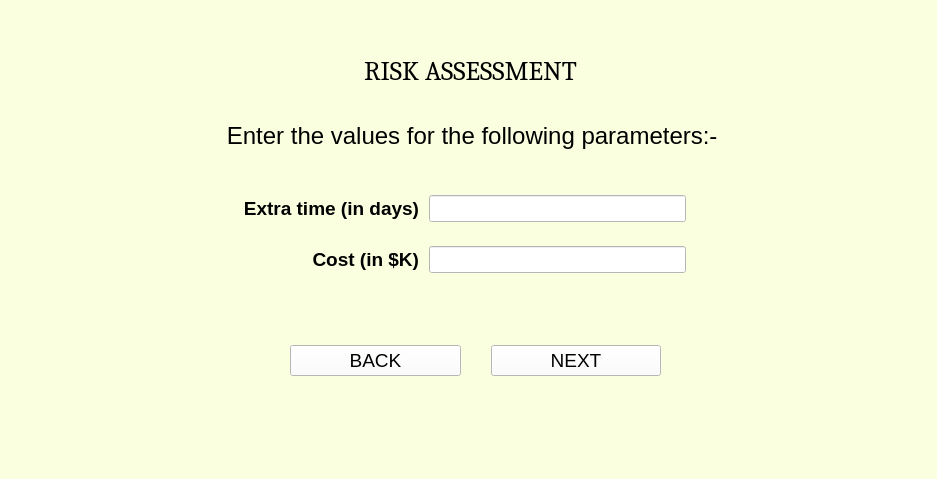
<?xml version="1.0" encoding="UTF-8"?>
<ui version="4.0">
 <class>MainWindow</class>
 <widget class="QMainWindow" name="MainWindow">
  <property name="geometry">
   <rect>
    <x>0</x>
    <y>0</y>
    <width>937</width>
    <height>479</height>
   </rect>
  </property>
  <property name="windowTitle">
   <string>MainWindow</string>
  </property>
  <property name="styleSheet">
   <string notr="true">background-color:rgb(250, 255, 224)</string>
  </property>
  <widget class="QWidget" name="centralwidget">
   <widget class="QLabel" name="label_10">
    <property name="geometry">
     <rect>
      <x>0</x>
      <y>50</y>
      <width>941</width>
      <height>41</height>
     </rect>
    </property>
    <property name="font">
     <font>
      <family>Cambria</family>
      <pointsize>20</pointsize>
     </font>
    </property>
    <property name="text">
     <string>RISK ASSESSMENT</string>
    </property>
    <property name="alignment">
     <set>Qt::AlignCenter</set>
    </property>
   </widget>
   <widget class="QLabel" name="label">
    <property name="geometry">
     <rect>
      <x>0</x>
      <y>110</y>
      <width>951</width>
      <height>51</height>
     </rect>
    </property>
    <property name="font">
     <font>
      <family>Arial</family>
      <pointsize>18</pointsize>
     </font>
    </property>
    <property name="text">
     <string>Enter the values for the following parameters:- </string>
    </property>
    <property name="alignment">
     <set>Qt::AlignCenter</set>
    </property>
   </widget>
   <widget class="QWidget" name="layoutWidget">
    <property name="geometry">
     <rect>
      <x>240</x>
      <y>180</y>
      <width>451</width>
      <height>111</height>
     </rect>
    </property>
    <property name="font">
     <font>
      <family>Arial</family>
      <pointsize>14</pointsize>
      <weight>50</weight>
      <bold>false</bold>
     </font>
    </property>
    <layout class="QGridLayout" name="gridLayout">
     <property name="leftMargin">
      <number>3</number>
     </property>
     <property name="topMargin">
      <number>3</number>
     </property>
     <property name="rightMargin">
      <number>5</number>
     </property>
     <property name="bottomMargin">
      <number>5</number>
     </property>
     <property name="horizontalSpacing">
      <number>10</number>
     </property>
     <property name="verticalSpacing">
      <number>12</number>
     </property>
     <item row="1" column="1">
      <widget class="QLineEdit" name="paramK">
       <property name="font">
        <font>
         <family>Arial</family>
         <pointsize>12</pointsize>
         <weight>50</weight>
         <bold>false</bold>
        </font>
       </property>
       <property name="styleSheet">
        <string notr="true">background-color:rgb(255, 255, 255)</string>
       </property>
      </widget>
     </item>
     <item row="0" column="1">
      <widget class="QLineEdit" name="paramJ">
       <property name="font">
        <font>
         <family>Arial</family>
         <pointsize>12</pointsize>
         <weight>50</weight>
         <bold>false</bold>
        </font>
       </property>
       <property name="styleSheet">
        <string notr="true">background-color:rgb(255, 255, 255)</string>
       </property>
      </widget>
     </item>
     <item row="0" column="0">
      <widget class="QLabel" name="label_2">
       <property name="font">
        <font>
         <family>Arial</family>
         <pointsize>14</pointsize>
         <weight>75</weight>
         <bold>true</bold>
        </font>
       </property>
       <property name="text">
        <string>Extra time (in days)</string>
       </property>
       <property name="alignment">
        <set>Qt::AlignRight|Qt::AlignTrailing|Qt::AlignVCenter</set>
       </property>
      </widget>
     </item>
     <item row="1" column="0">
      <widget class="QLabel" name="label_3">
       <property name="font">
        <font>
         <family>Arial</family>
         <pointsize>14</pointsize>
         <weight>75</weight>
         <bold>true</bold>
        </font>
       </property>
       <property name="text">
        <string>Cost (in $K)</string>
       </property>
       <property name="alignment">
        <set>Qt::AlignRight|Qt::AlignTrailing|Qt::AlignVCenter</set>
       </property>
      </widget>
     </item>
    </layout>
   </widget>
   <widget class="QWidget" name="layoutWidget">
    <property name="geometry">
     <rect>
      <x>290</x>
      <y>340</y>
      <width>371</width>
      <height>41</height>
     </rect>
    </property>
    <property name="font">
     <font>
      <family>Arial</family>
      <pointsize>14</pointsize>
     </font>
    </property>
    <layout class="QGridLayout" name="gridLayout_2">
     <property name="horizontalSpacing">
      <number>30</number>
     </property>
     <item row="0" column="0">
      <widget class="QPushButton" name="backButton">
       <property name="font">
        <font>
         <family>Arial</family>
         <pointsize>14</pointsize>
        </font>
       </property>
       <property name="styleSheet">
        <string notr="true">background-color:rgb(255, 255, 255)</string>
       </property>
       <property name="text">
        <string>BACK</string>
       </property>
      </widget>
     </item>
     <item row="0" column="1">
      <widget class="QPushButton" name="nextButton">
       <property name="font">
        <font>
         <family>Arial</family>
         <pointsize>14</pointsize>
        </font>
       </property>
       <property name="styleSheet">
        <string notr="true">background-color:rgb(255, 255, 255)</string>
       </property>
       <property name="text">
        <string>NEXT</string>
       </property>
      </widget>
     </item>
    </layout>
   </widget>
  </widget>
  <widget class="QMenuBar" name="menubar">
   <property name="geometry">
    <rect>
     <x>0</x>
     <y>0</y>
     <width>937</width>
     <height>21</height>
    </rect>
   </property>
  </widget>
  <widget class="QStatusBar" name="statusbar"/>
 </widget>
 <resources/>
 <connections/>
</ui>
